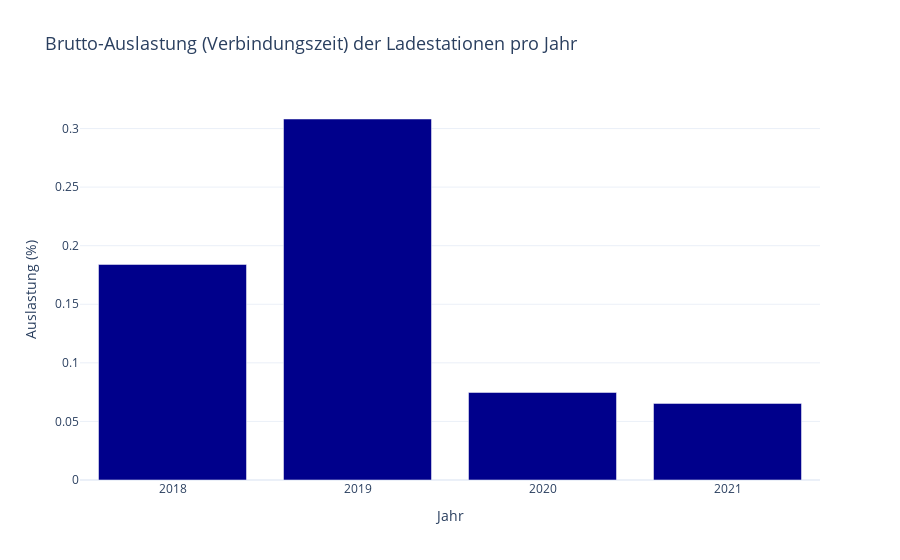
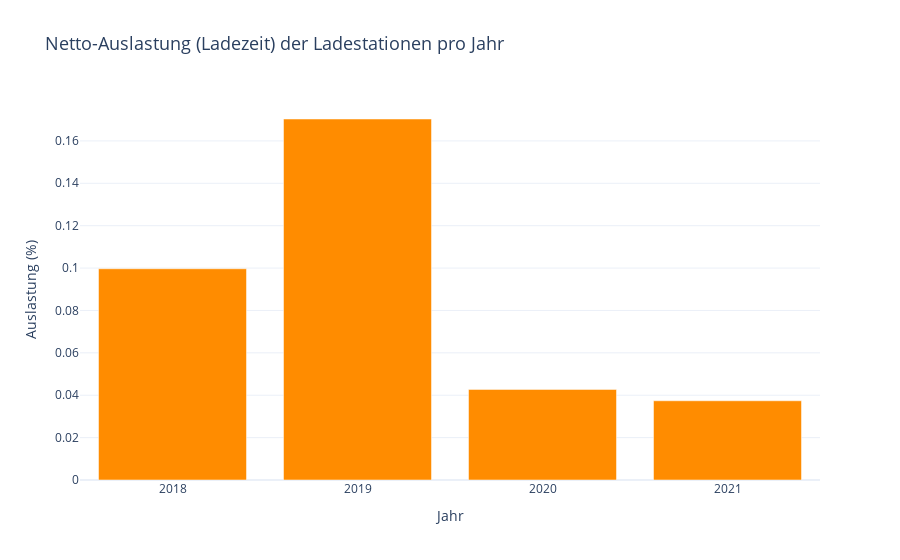

Source (notebook cell) for these figures, in order:
### Markdown cell above
### KPIs:

- General Utilization (relative)
- ...

### Code cell
# Convert connection and charging durations to hours
charging_set['connectionDuration_hours'] = charging_set['connectionDuration'] / 3600  # Convert to hours
charging_set['chargingDuration_hours'] = charging_set['chargingDuration'] / 3600  # Convert to hours

# Calculate total connection and charging durations per year
utilization_per_year = charging_set.groupby('connectionTime_year').agg(
    TotalConnectionTime=('connectionDuration_hours', 'sum'),
    TotalChargingTime=('chargingDuration_hours', 'sum')
).reset_index()

# Calculate total available time
total_sites = charging_set['siteID'].nunique()  # Number of unique sites
hours_per_year = 8760  # Total hours in a year (non-leap year)
utilization_per_year['TotalAvailableTime'] = total_sites * hours_per_year  # Total time available per year

# Calculate utilization rates
utilization_per_year['ConnectionUtilizationRate'] = (utilization_per_year['TotalConnectionTime'] / utilization_per_year['TotalAvailableTime']) * 100
utilization_per_year['ChargingUtilizationRate'] = (utilization_per_year['TotalChargingTime'] / utilization_per_year['TotalAvailableTime']) * 100

# Visualization: Connection utilization (gross)
fig1 = px.bar(
    utilization_per_year,
    x='connectionTime_year',
    y='ConnectionUtilizationRate',
    title='Brutto-Auslastung (Verbindungszeit) der Ladestationen pro Jahr',
    labels={'connectionTime_year': 'Jahr', 'ConnectionUtilizationRate': 'Auslastung (%)'}
)

fig1.update_traces(marker_color='#00008B')  # Dark blue for connection utilization
fig1.update_layout(
    title_font_size=18,
    legend_title_text="Legende",
    template="plotly_white",
    xaxis=dict(
        tickmode='array',  # Only display whole years
        tickvals=utilization_per_year['connectionTime_year'].unique(),
        title="Jahr"
    ),
    yaxis=dict(
        title="Auslastung (%)"
    )
)

# Visualization: Charging utilization (net)
fig2 = px.bar(
    utilization_per_year,
    x='connectionTime_year',
    y='ChargingUtilizationRate',
    title='Netto-Auslastung (Ladezeit) der Ladestationen pro Jahr',
    labels={'connectionTime_year': 'Jahr', 'ChargingUtilizationRate': 'Auslastung (%)'}
)

fig2.update_traces(marker_color='#FF8C00')  # Orange for charging utilization
fig2.update_layout(
    title_font_size=18,
    legend_title_text="Legende",
    template="plotly_white",
    xaxis=dict(
        tickmode='array',  # Only display whole years
        tickvals=utilization_per_year['connectionTime_year'].unique(),
        title="Jahr"
    ),
    yaxis=dict(
        title="Auslastung (%)"
    )
)

# Show the graphics
fig1.show()
fig2.show()

### Figure 1 — Plotly figure (JSON) as saved in the notebook; plotly's stock layout.template omitted (floating-point values rounded to 4 significant figures)
{"data": [{"alignmentgroup": "True", "hovertemplate": "Jahr=%{x}<br>Auslastung (%)=%{y}<extra></extra>", "legendgroup": "", "marker": {"color": "#00008B", "pattern": {"shape": ""}}, "name": "", "offsetgroup": "", "orientation": "v", "showlegend": false, "textposition": "auto", "type": "bar", "x": [2018, 2019, 2020, 2021], "xaxis": "x", "y": [0.184, 0.3081, 0.07474, 0.06539], "yaxis": "y"}], "layout": {"barmode": "relative", "legend": {"title": {"text": "Legende"}, "tracegroupgap": 0}, "title": {"font": {"size": 18}, "text": "Brutto-Auslastung (Verbindungszeit) der Ladestationen pro Jahr"}, "xaxis": {"anchor": "y", "domain": [0, 1], "tickmode": "array", "tickvals": [2018, 2019, 2020, 2021], "title": {"text": "Jahr"}}, "yaxis": {"anchor": "x", "domain": [0, 1], "title": {"text": "Auslastung (%)"}}}}

### Figure 2 — Plotly figure (JSON) as saved in the notebook; plotly's stock layout.template omitted (floating-point values rounded to 4 significant figures)
{"data": [{"alignmentgroup": "True", "hovertemplate": "Jahr=%{x}<br>Auslastung (%)=%{y}<extra></extra>", "legendgroup": "", "marker": {"color": "#FF8C00", "pattern": {"shape": ""}}, "name": "", "offsetgroup": "", "orientation": "v", "showlegend": false, "textposition": "auto", "type": "bar", "x": [2018, 2019, 2020, 2021], "xaxis": "x", "y": [0.09967, 0.1703, 0.04275, 0.03738], "yaxis": "y"}], "layout": {"barmode": "relative", "legend": {"title": {"text": "Legende"}, "tracegroupgap": 0}, "title": {"font": {"size": 18}, "text": "Netto-Auslastung (Ladezeit) der Ladestationen pro Jahr"}, "xaxis": {"anchor": "y", "domain": [0, 1], "tickmode": "array", "tickvals": [2018, 2019, 2020, 2021], "title": {"text": "Jahr"}}, "yaxis": {"anchor": "x", "domain": [0, 1], "title": {"text": "Auslastung (%)"}}}}
